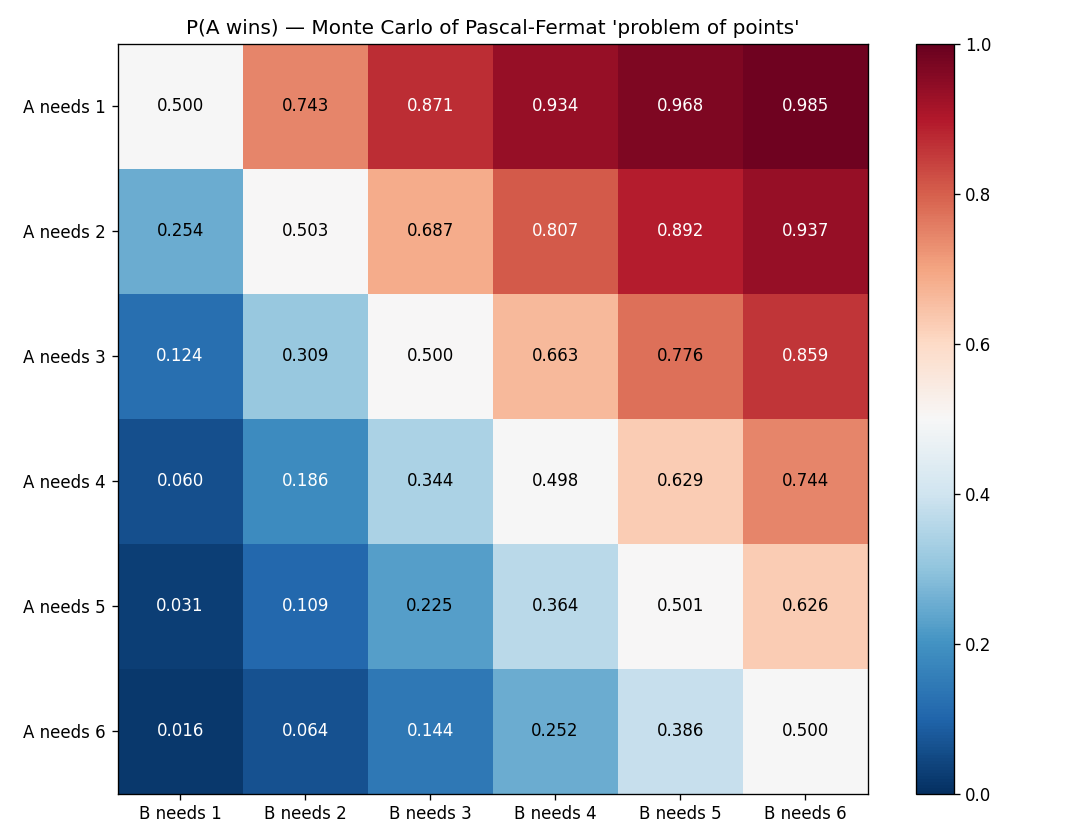

This figure's Python source:
"""Pascal-Fermat 'problem of points' (1654) — birth of probability theory.

Chevalier de Méré asked Pascal: if a fair game is interrupted with player A
needing 2 more wins and B needing 3, how should the pot be split? Pascal
and Fermat's correspondence — splitting it by *probability of winning if
play continued* — created classical probability. Here we Monte-Carlo the
answer and compare to Pascal's exact 11/16.
"""
from pathlib import Path

import matplotlib.pyplot as plt
import torch

torch.manual_seed(0)


def fair_share(a_needs: int, b_needs: int, trials: int = 100_000) -> float:
    """P(A wins) when A needs `a_needs` more rounds and B needs `b_needs` more."""
    a_wins = 0
    for _ in range(trials):
        a, b = a_needs, b_needs
        while a > 0 and b > 0:
            if torch.rand(1).item() < 0.5:
                a -= 1
            else:
                b -= 1
        if a == 0:
            a_wins += 1
    return a_wins / trials


prob_demo = fair_share(2, 3, trials=100_000)
print(f"P(A wins | A needs 2, B needs 3) ≈ {prob_demo:.4f}    (Pascal: 11/16 = 0.6875)")

N = 6
table = torch.zeros(N, N)
for a in range(1, N + 1):
    for b in range(1, N + 1):
        table[a - 1, b - 1] = fair_share(a, b, trials=20_000)

fig, ax = plt.subplots(figsize=(9, 7))
im = ax.imshow(table.numpy(), cmap="RdBu_r", vmin=0, vmax=1)
for i in range(N):
    for j in range(N):
        v = table[i, j].item()
        ax.text(
            j, i, f"{v:.3f}",
            ha="center", va="center",
            color="white" if abs(v - 0.5) > 0.3 else "black",
        )
ax.set_xticks(range(N))
ax.set_xticklabels([f"B needs {k+1}" for k in range(N)])
ax.set_yticks(range(N))
ax.set_yticklabels([f"A needs {k+1}" for k in range(N)])
ax.set_title("P(A wins) — Monte Carlo of Pascal-Fermat 'problem of points'")
plt.colorbar(im, ax=ax)

plt.tight_layout()
out = Path(__file__).with_suffix(".png")
plt.savefig(out, dpi=120)
print(f"Saved: {out}")
